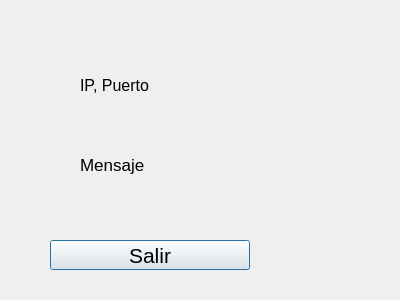
<?xml version="1.0" encoding="UTF-8"?>
<ui version="4.0">
 <class>TcpServer</class>
 <widget class="QDialog" name="TcpServer">
  <property name="geometry">
   <rect>
    <x>0</x>
    <y>0</y>
    <width>400</width>
    <height>300</height>
   </rect>
  </property>
  <property name="windowTitle">
   <string>TcpServer</string>
  </property>
  <widget class="QLabel" name="lbl_info">
   <property name="geometry">
    <rect>
     <x>80</x>
     <y>70</y>
     <width>300</width>
     <height>30</height>
    </rect>
   </property>
   <property name="font">
    <font>
     <pointsize>12</pointsize>
    </font>
   </property>
   <property name="text">
    <string>IP, Puerto</string>
   </property>
  </widget>
  <widget class="QLabel" name="lbl_message">
   <property name="geometry">
    <rect>
     <x>80</x>
     <y>150</y>
     <width>300</width>
     <height>30</height>
    </rect>
   </property>
   <property name="font">
    <font>
     <pointsize>13</pointsize>
    </font>
   </property>
   <property name="text">
    <string>Mensaje</string>
   </property>
  </widget>
  <widget class="QPushButton" name="btn_close">
   <property name="geometry">
    <rect>
     <x>50</x>
     <y>240</y>
     <width>200</width>
     <height>30</height>
    </rect>
   </property>
   <property name="font">
    <font>
     <pointsize>16</pointsize>
    </font>
   </property>
   <property name="text">
    <string>Salir</string>
   </property>
  </widget>
 </widget>
 <resources/>
 <connections/>
</ui>
